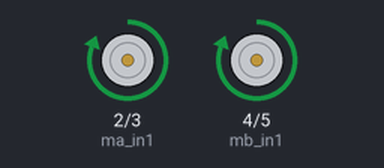
Bench run of a sketch on a simulated Arduino Uno, built with avr-gcc and run on an emulated ATmega328P. Shown: motor-driver pin pairs drawn as motors (green arrow = first pin HIGH = forward, orange = second pin HIGH = backward, longer = more drive, scaled by the enable pin).

Above: at 3.0 s.
At 6.7 s:
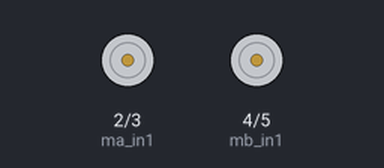
At 9.5 s:
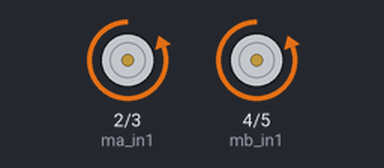
At 16.0 s:
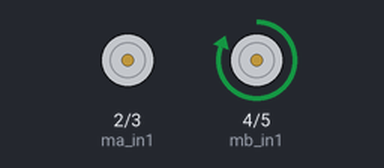
Timing chart, 0 to 22.1 s (numbered marks = the images above):
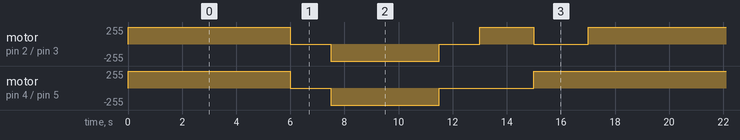

The sketch:

motor.ino
```cpp
int ma_in1=2;
int ma_in2=3;
int mb_in1=4;
int mb_in2=5;
int ma_pwm=6;
int mb_pwm=7;
int spd=150;
int sped=50;
void setup() {
 pinMode(ma_in1,OUTPUT);
 pinMode(ma_in2,OUTPUT);
 pinMode(mb_in1,OUTPUT);
 pinMode(mb_in2,OUTPUT);
 pinMode(ma_pwm,OUTPUT);
 pinMode(mb_pwm,OUTPUT);

}

void loop() {
  //forward move
  digitalWrite(ma_pwm,spd);
  digitalWrite(mb_pwm,spd);

  digitalWrite(ma_in1,HIGH);
  digitalWrite(ma_in2,LOW);

  digitalWrite(mb_in1,HIGH);
  digitalWrite(mb_in2,LOW);
  delay(6000);

   digitalWrite(ma_in1,LOW);
  digitalWrite(ma_in2,LOW);

  digitalWrite(mb_in1,LOW);
  digitalWrite(mb_in2,LOW);
  delay(1500);

  //backward move

  digitalWrite(ma_in1,LOW);
  digitalWrite(ma_in2,HIGH);

  digitalWrite(mb_in1,LOW);
  digitalWrite(mb_in2,HIGH);
  delay(4000);

   digitalWrite(ma_in1,LOW);
  digitalWrite(ma_in2,LOW);

  digitalWrite(mb_in1,LOW);
  digitalWrite(mb_in2,LOW);
  delay(1500);

//Right side move

  digitalWrite(ma_in1,HIGH);
  digitalWrite(ma_in2,LOW);

  digitalWrite(mb_in1,LOW);
  digitalWrite(mb_in2,LOW);
  delay(2000);

//left side move

  digitalWrite(ma_in1,LOW);
  digitalWrite(ma_in2,LOW);

  digitalWrite(mb_in1,HIGH);
  digitalWrite(mb_in2,LOW);
  delay(2000);
}
```

Measured:
- by itself, motor on pin 4 (mb_in1) / pin 5 (mb_in2): repeats every 17.0 s: stopped 1.5 s, backward 255/255 4.0 s, stopped 3.5 s, forward 255/255 8.0 s
- by itself, motor on pin 2 (ma_in1) / pin 3 (ma_in2): repeats every 17.0 s: stopped 1.5 s, backward 255/255 4.0 s, stopped 1.5 s, forward 255/255 2.0 s, stopped 2.0 s, forward 255/255 6.0 s
